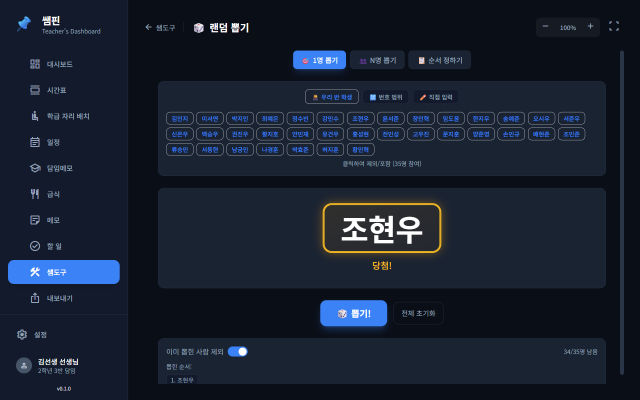
#> input picture 18-random-picker.png, 1280 x 800 px (shown at 1/2 size)
$ python -i annotate-screenshot.py   (imports and definitions only)
#> lines starting #> are read from the running program, lines starting #| are printed output that depends on the picture
#> further down, picture is the input picture: PIL image 1280x800 RGB; mean R, G, B 24.2, 32.2, 47.5
"""
annotate-screenshot.py — SsamPin user-guide annotation overlay tool.

Renders numbered amber badges + navy L-connectors + off-white call-out chips
on top of a source screenshot, following the CARD-NEWS-STYLE.md palette.

Usage:
  python scripts/annotate-screenshot.py \
    --source docs/notion-guide/raw/dashboard.png \
    --spec   docs/notion-guide/specs/dashboard.json \
    --out    docs/notion-guide/annotated/dashboard-v4.png

Spec schema (JSON):
  {
    "margin": { "top": 70, "right": 300, "bottom": 70, "left": 300 },  # optional
    "annotations": [
      {
        "target": { "x": 100, "y": 200, "w": 150, "h": 40 },
        "label": "메인 메뉴",
        "sublabel": "9개 페이지 전환",   # optional
        "side": "left",                  # left | right | top | bottom
        "anchor": "top-right",            # optional — badge anchor on target
        "badgeDx": 0, "badgeDy": 0,       # optional pixel nudges
        "chipDx":  0, "chipDy":  0,       # optional chip nudges
        "elbow":   "auto"                 # optional: auto | h-first | v-first
      }
    ]
  }
"""

from __future__ import annotations
import argparse
import json
from pathlib import Path
from typing import Literal, TypedDict, NotRequired

from PIL import Image, ImageDraw, ImageFilter, ImageFont


# -------------------- palette (locked to CARD-NEWS-STYLE.md) --------------------
AMBER        = (245, 158,  11)   # #F59E0B  badge fill
NAVY         = ( 31,  41,  55)   # #1F2937  text / ring / connector
WHITE        = (255, 255, 255)
OFF_WHITE    = (250, 250, 247)   # #FAFAF7  chip fill
SOFT_BORDER  = (232, 229, 222)   # #E8E5DE  chip/frame border
MUTED_SLATE  = (100, 116, 139)   # #64748B  sublabel color
PAGE_BG      = (248, 248, 246)   # #F8F8F6  outer canvas bg

# supersample factor — draw at 2x then downscale with LANCZOS for crisp AA
SS = 2


# -------------------- font loading --------------------
# [25 lines left out: functions _find_font, load_fonts, not called in this run]


# -------------------- low-level primitives (all operate in supersampled coords) --------------------
def soft_shadow(img: Image.Image, blur: int = 12, offset_y: int = 3, alpha: float = 0.12) -> Image.Image:
    """Return a shadow image for `img` — used by paste_with_shadow."""
#> called with blur = 12, offset_y = 3, alpha = 0.12
    shadow = Image.new("RGBA", img.size, (0, 0, 0, 0))
#> shadow: PIL image 1280x800 RGBA; every value is 0
    # build shadow mask from img's alpha, dim it, offset, blur
    mask = img.split()[-1] if img.mode == "RGBA" else img.convert("L")
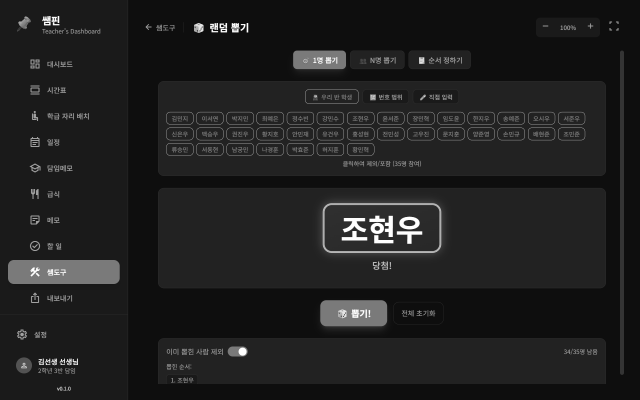
#> mask: PIL image 1280x800 L (shown at 1/2 size); min 14, max 255, mean 31.6
    tint = Image.new("RGBA", img.size, (31, 41, 55, int(255 * alpha)))
    tint.putalpha(mask)
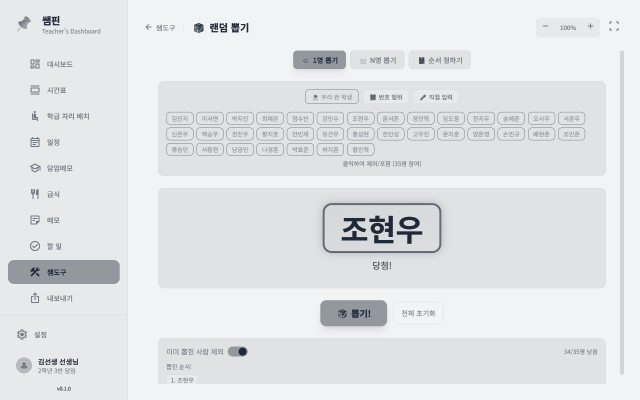
#> tint: PIL image 1280x800 RGBA (shown at 1/2 size); mean R, G, B, A 31, 41, 55, 31.6; transparent parts drawn white
    shadow.paste(tint, (0, offset_y), tint)
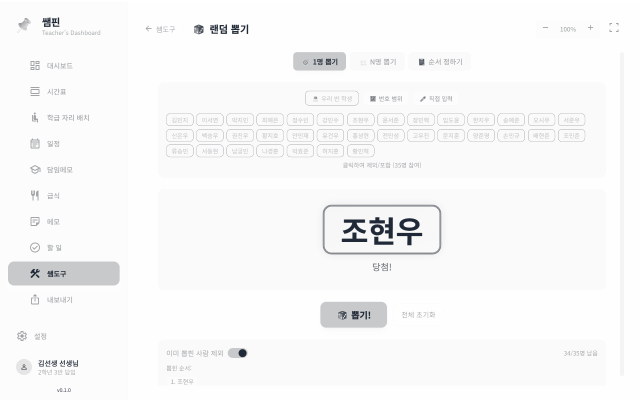
#> shadow: PIL image 1280x800 RGBA (shown at 1/2 size); mean R, G, B, A 3.9, 4.8, 6.7, 7.5; transparent parts drawn white
    shadow = shadow.filter(ImageFilter.GaussianBlur(radius=blur))
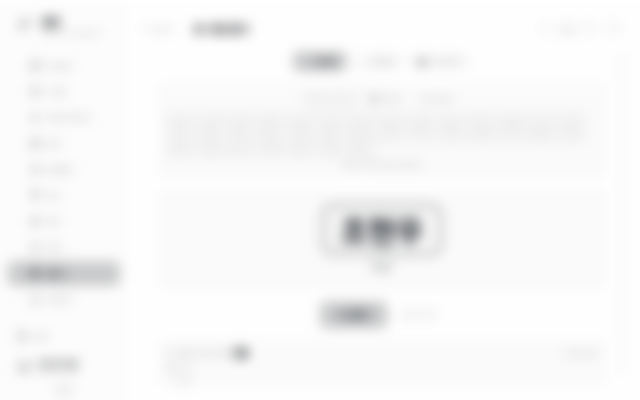
#> shadow: PIL image 1280x800 RGBA (shown at 1/2 size); mean R, G, B, A 3.9, 4.8, 6.7, 7.5; transparent parts drawn white
    return shadow


# [103 lines left out: functions rounded_rect, circle, paste_with_shadow, make_badge, make_chip, draw_connector, not called in this run]


# -------------------- layout logic --------------------
ANCHOR_FN = {
    "top-right":    lambda t: (t["x"] + t["w"], t["y"]),
    "top-left":     lambda t: (t["x"],          t["y"]),
    "bottom-right": lambda t: (t["x"] + t["w"], t["y"] + t["h"]),
    "bottom-left":  lambda t: (t["x"],          t["y"] + t["h"]),
    "top-center":   lambda t: (t["x"] + t["w"] // 2, t["y"]),
    "bottom-center": lambda t: (t["x"] + t["w"] // 2, t["y"] + t["h"]),
    "left-center":  lambda t: (t["x"],          t["y"] + t["h"] // 2),
    "right-center": lambda t: (t["x"] + t["w"], t["y"] + t["h"] // 2),
}


# [24 lines left out: function resolve_badge_pos, not called in this run]


def _default_anchor_for_side(side: str) -> str:
    return {"left": "top-left", "right": "top-right",
            "top": "top-right", "bottom": "bottom-right"}.get(side, "top-right")


# [167 lines left out: functions resolve_chip_pos, _rects_overlap, render, main, not called in this run]


# [2 lines not run here, left out]

>>> from PIL import Image
>>> picture = Image.open('../18-random-picker.png')
>>> result = soft_shadow(picture)

$ run again, on 02-dashboard-message.png
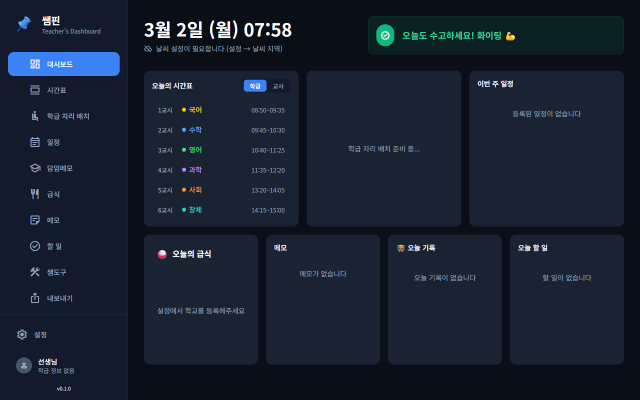
#> input picture 02-dashboard-message.png, 1280 x 800 px (shown at 1/2 size)
#> picture is the input picture: PIL image 1280x800 RGB; mean R, G, B 23.6, 32.6, 46.9
#> in soft_shadow, `tint.putalpha(mask)`:
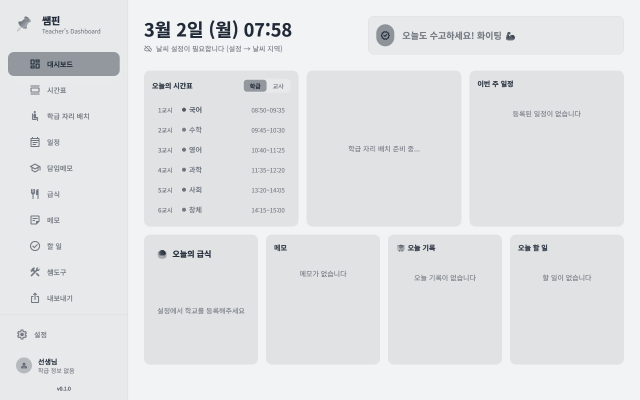
#> tint: PIL image 1280x800 RGBA (shown at 1/2 size); mean R, G, B, A 31, 41, 55, 31.6; transparent parts drawn white
#> in soft_shadow, `shadow = shadow.filter(ImageFilter.GaussianBlur(radius=blur))`:
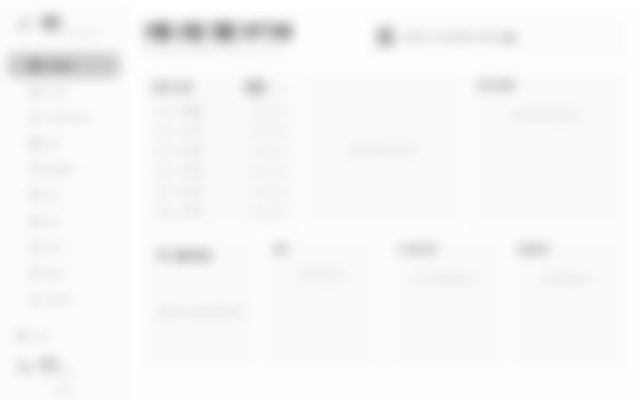
#> shadow: PIL image 1280x800 RGBA (shown at 1/2 size); mean R, G, B, A 3.8, 4.7, 6.7, 6.8; transparent parts drawn white

$ run again, on 04-settings-page.png
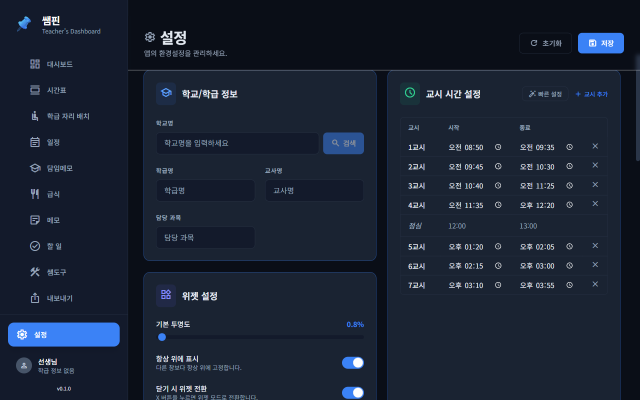
#> input picture 04-settings-page.png, 1280 x 800 px (shown at 1/2 size)
#> picture is the input picture: PIL image 1280x800 RGB; mean R, G, B 25.5, 34.3, 50.5
#> in soft_shadow, `tint.putalpha(mask)`:
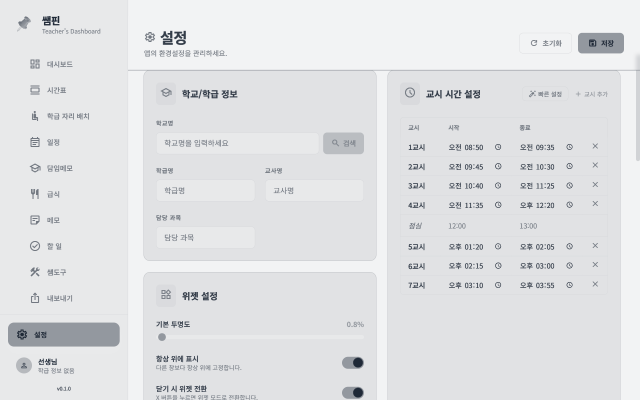
#> tint: PIL image 1280x800 RGBA (shown at 1/2 size); mean R, G, B, A 31, 41, 55, 33.5; transparent parts drawn white
#> in soft_shadow, `shadow = shadow.filter(ImageFilter.GaussianBlur(radius=blur))`:
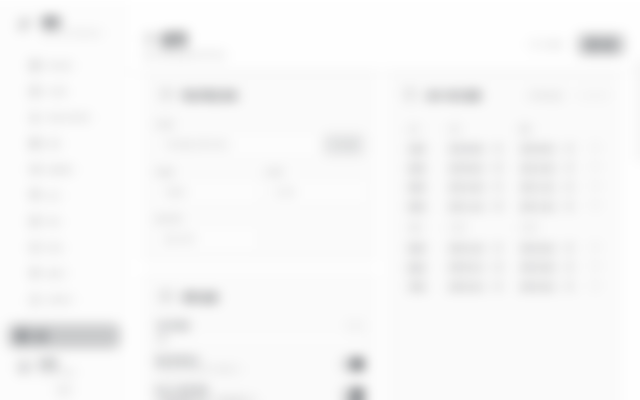
#> shadow: PIL image 1280x800 RGBA (shown at 1/2 size); mean R, G, B, A 4, 5, 7.1, 7.6; transparent parts drawn white
